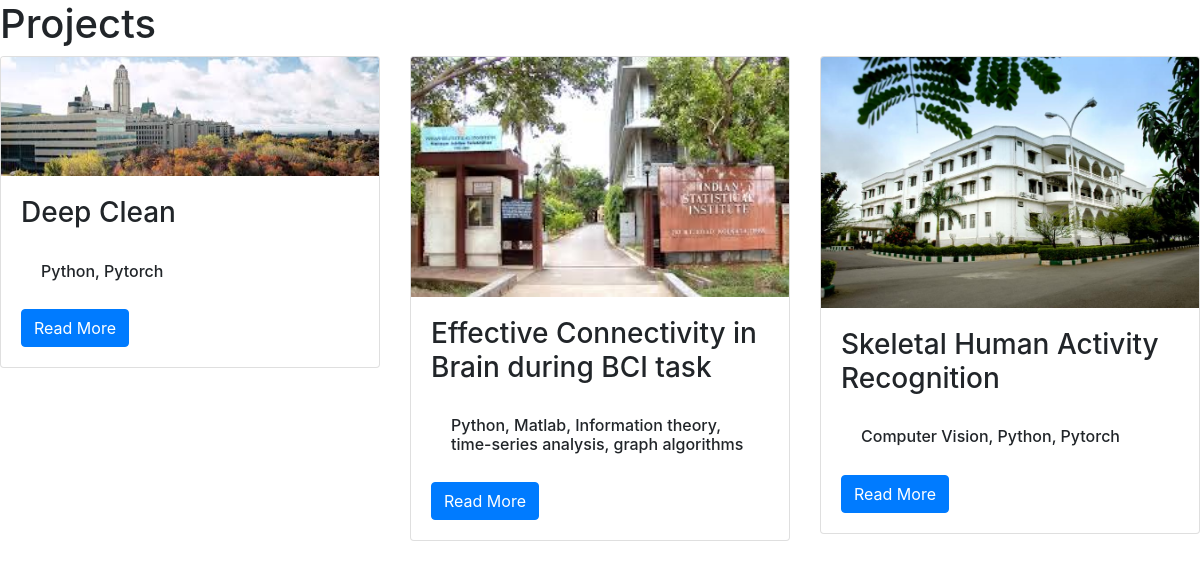
/projects/, run on the app's committed database.
### projects/models.py (models this page shows)
class Project(models.Model):
	title = models.CharField(max_length = 100)
	description = models.TextField()
	Advisors = models.TextField()
	Location = models.TextField()
	Duration = models.TextField()
	language = models.CharField(max_length = 100)
	link = models.TextField()
	image = models.FilePathField(path = '/img')

### projects/views.py (the view)
# urls.py: path("", views.project_index, name="project_index"),
def project_index(request):
    projects = Project.objects.all()
    context = {
        'projects': projects
    }
    return render(request, 'project_index.html', context)

### projects/templates/project_index.html
{% extends "base.html" %}
{% load static %}
{% block page_content %}
<h1>Projects</h1>
<div class="row">
{% for project in projects %}
    <div class="col-md-4">
        <div class="card mb-2">
            <img class="card-img-top" src="{% static project.image %}">
            <div class="card-body">
                <h3 class="card-title">{{project.title}}</h3>
                <h6 class="card-body">{{ project.language}}</h6>
                <a href="{% url 'project_detail' project.pk %}"
                   class="btn btn-primary">
                    Read More
                </a>
            </div>
        </div>
    </div>
    {% endfor %}
</div>
{% endblock %}

### personal_portfolio/templates/base.html (shortened to what this page needs)
<link rel="stylesheet" href="https://stackpath.bootstrapcdn.com/bootstrap/4.1.3/css/bootstrap.min.css">
{% block page_content %}{% endblock %}

### data on the page
Project: image (picture), title "Deep Clean", language "Python, Pytorch"
Project: image (picture), title "Effective Connectivity in Brain during BCI task", language "Python, Matlab, Information theory, time-series analysis, graph algorithms"
Project: image (picture), title "Skeletal Human Activity Recognition", language "Computer Vision, Python, Pytorch"
